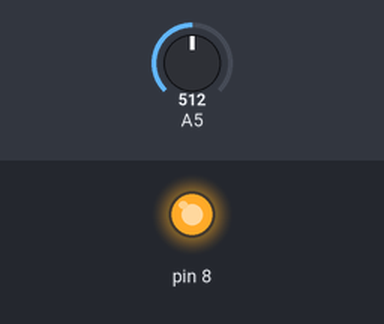
Bench run of a sketch on a simulated Arduino Uno, built with avr-gcc and run on an emulated ATmega328P. Parts: output pins drawn as LEDs (lit = HIGH). Inputs (shaded band) come from the test bench; at power-on: A5 = 512.

Above: at 1.2 s.
1.3 s: A5 set to 527
At 2.3 s:
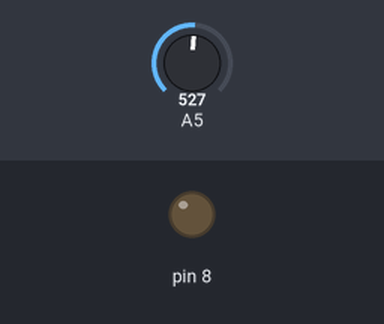
2.8 s: A5 set to 511
At 3.5 s:
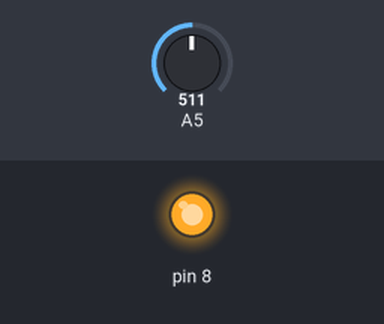
4.3 s: A5 set to 716
At 4.6 s:
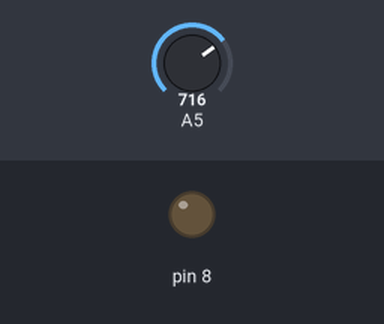
Timing chart, 0 to 7.3 s (numbered marks = the images above; inputs shaded):
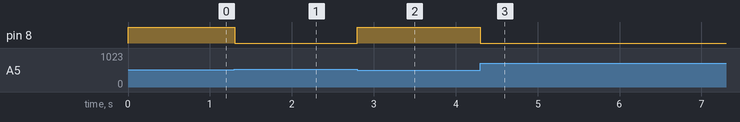

The sketch:

Project13.ino
```cpp
int buzzer=7;

void setup() {
  pinMode(8, OUTPUT);
}

void loop() {
 int i;
  while(1){
   i=analogRead(5);
   if(i>512){
    digitalWrite(8,LOW);
   }
   else{
    digitalWrite(8,HIGH);
   }
  }
}
```

Measured:
- the behaviour switches between 512 and 513 on A5 (found by bisection; images 0 and 1)
- after the input at 1.3 s, pin 8: HIGH → LOW at once
- after the input at 2.8 s, pin 8: LOW → HIGH at once
- after the input at 4.3 s, pin 8: HIGH → LOW at once
